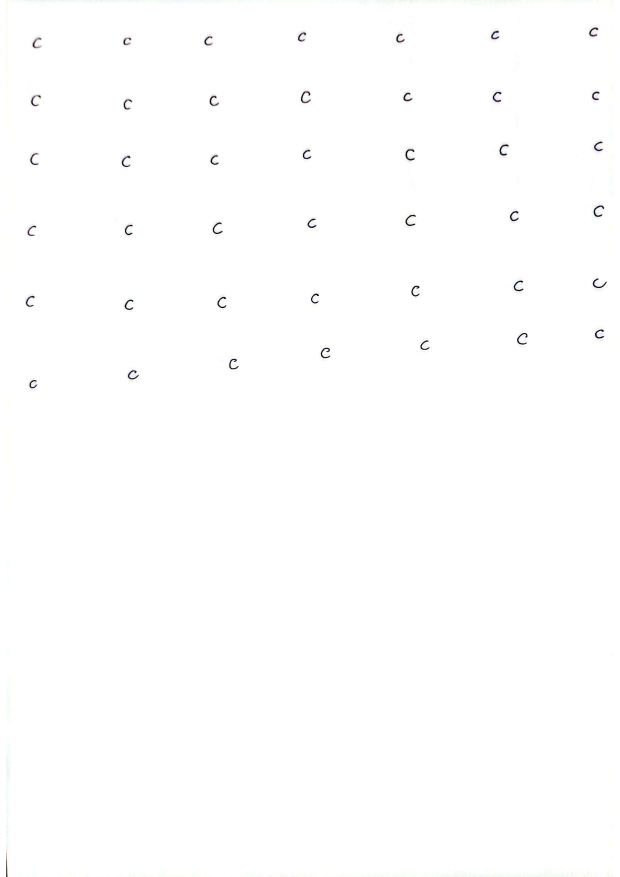
#> input picture HTR-pipeline/data/dataset/c.png, 2479 x 3508 px (shown at 1/4 size)
$ python -i segmentation.py   (imports and definitions only)
#> lines starting #> are read from the running program, lines starting #| are printed output that depends on the picture; after the words box and inside, x2 and y2 are one past the last pixel; in counts of white or black regions, pixels touching at a corner belong together
#> in build_alphabet_dataset, img is the input picture: shape (3508, 2479, 3); mean B, G, R 254.3, 254.4, 254.3
import cv2
import os
import numpy as np
import string

IMG_SIZE = 32

def preprocess(img):
    gray = cv2.cvtColor(img, cv2.COLOR_BGR2GRAY)
    blur = cv2.GaussianBlur(gray, (3,3), 0)
    _, bin_img = cv2.threshold(blur, 0, 255, cv2.THRESH_BINARY_INV + cv2.THRESH_OTSU)
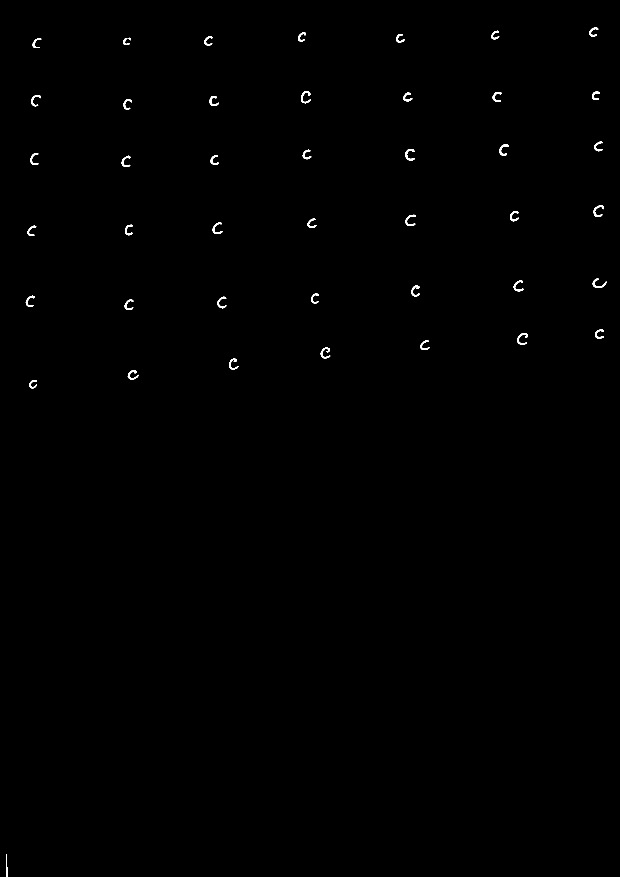
#> bin_img: shape (3508, 2479) (shown at 1/4 size); 0.23% white; 44 white regions, largest, box (x1, y1, x2, y2) and area: (1204, 365, 1243, 413) 616, (2374, 822, 2416, 868) 591, (2068, 1332, 2110, 1378) 590
    return bin_img

def resize_and_pad(img):
    if img is None or img.size == 0:
        return None
    h, w = img.shape
    scale = IMG_SIZE / max(h, w)
    new_w, new_h = max(int(w*scale), 1), max(int(h*scale), 1)
    img_resized = cv2.resize(img, (new_w, new_h))
    canvas = np.zeros((IMG_SIZE, IMG_SIZE), dtype=np.uint8)
    y = (IMG_SIZE - new_h) // 2
    x = (IMG_SIZE - new_w) // 2
    canvas[y:y+new_h, x:x+new_w] = img_resized
    return canvas

def split_lines_dynamically(bin_img, min_height=20):
#> called with min_height = 20
    proj = np.sum(bin_img, axis=1)
#> proj = 3508 values, max 26010 at index 401, min 0 at index 0, mean 1478
    lines = []
    in_line = False
    start = 0
    threshold = 10

    for y, val in enumerate(proj):
        if val > threshold and not in_line:
            in_line = True
            start = y
        elif val <= threshold and in_line:
            in_line = False
            end = y
            if (end - start) > min_height:
                lines.append(bin_img[start:end, :])
#> this loop made 3508 passes
#> in_line on passes 111, 193, 366, 439, 567, 669, 823, 945, 1115, 1241, 1319, 1434: True, False, True, False, True, False, True, False, True, False, True, False
#> after the loop, end = 1553; in_line = True; lines = 9 items; start = 3416
    if in_line:
        lines.append(bin_img[start:, :])
    return lines

def extract_chars_from_two_lines(line1, line2, letter=None, min_area=20):
    combined = np.vstack([line1, line2])
    contours, _ = cv2.findContours(combined, cv2.RETR_EXTERNAL, cv2.CHAIN_APPROX_SIMPLE)

    # 1. Get initial bounding boxes
    rects = []
    for cnt in contours:
        x, y, w, h = cv2.boundingRect(cnt)
        if w*h < min_area:
            continue
        rects.append([x, y, w, h])

    if not rects:
        return []

    # 2. Merge overlapping components (for i and j with dots)
    rects = sorted(rects, key=lambda r: r[0])
    merged_rects = []
    used = set()

    for i in range(len(rects)):
        if i in used: continue
        curr_x, curr_y, curr_w, curr_h = rects[i]

        for j in range(len(rects)):
            if i == j or j in used: continue
            next_x, next_y, next_w, next_h = rects[j]

            # If they overlap horizontally, they are part of the same letter (like the dots of i and j)
            x_overlap = not (next_x > curr_x + curr_w + 2 or curr_x > next_x + next_w + 2)

            if x_overlap:
                # Expand current box to cover the new piece
                new_x = min(curr_x, next_x)
                new_y = min(curr_y, next_y)
                new_w = max(curr_x + curr_w, next_x + next_w) - new_x
                new_h = max(curr_y + curr_h, next_y + next_h) - new_y

                curr_x, curr_y, curr_w, curr_h = new_x, new_y, new_w, new_h
                used.add(j)

        merged_rects.append([curr_x, curr_y, curr_w, curr_h])
        used.add(i)

    # 3. Final extraction and padding
    merged_rects = sorted(merged_rects, key=lambda r: r[0])
    final_chars = []
    for x, y, w, h in merged_rects:
        char_img = combined[y:y+h, x:x+w]
        padded = resize_and_pad(char_img)
        if padded is not None:
            final_chars.append(padded)

    return final_chars

def build_alphabet_dataset(alphabet_img_path, out_dir):
    img = cv2.imread(alphabet_img_path)
    if img is None:
        raise FileNotFoundError(f"Cannot read image: {alphabet_img_path}")
    bin_img = preprocess(img)

    # Dynamically find lines
    lines = split_lines_dynamically(bin_img)
#> lines = 10 items

    alphabet = list(string.ascii_lowercase)
    os.makedirs(out_dir, exist_ok=True)

    for i, letter in enumerate(alphabet):
        if (2*i + 1) >= len(lines):
            print(f"Finished at letter {letter} (out of lines)")
            break

        line1 = lines[2*i]
        line2 = lines[2*i+1]

        chars = extract_chars_from_two_lines(line1, line2, letter=letter)

        if len(chars) == 0:
            print(f"Warning: no chars found for {letter}")
            continue

        letter_dir = os.path.join(out_dir, letter)
        os.makedirs(letter_dir, exist_ok=True)
        for idx, c in enumerate(chars):
            cv2.imwrite(os.path.join(letter_dir, f"{letter}_{idx:03d}.png"), c)
#> this loop made 6 passes
#> pass 1, in extract_chars_from_two_lines, `combined = np.vstack([line1, line2])`:
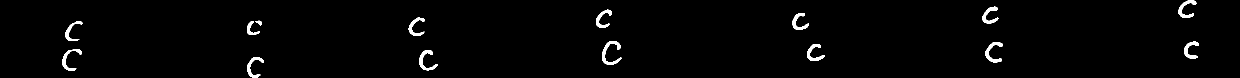
#> combined: shape (155, 2479) (shown at 1/2 size); 1.6% white; 15 white regions, largest, box (x1, y1, x2, y2) and area: (1204, 82, 1243, 130) 616, (1971, 85, 2006, 125) 514, (839, 101, 875, 141) 490
#> pass 1, in build_alphabet_dataset, `cv2.imwrite(os.path.join(letter_dir, f"{letter}_{idx:03d}.png"), c)`:
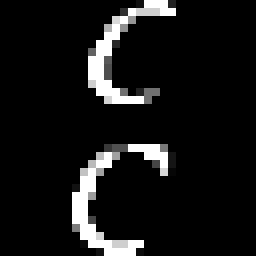
#> saved as a_000.png: shape (32, 32) (shown 8 times larger); min 0, max 255, mean 21.6
#> pass 1, in build_alphabet_dataset, `cv2.imwrite(os.path.join(letter_dir, f"{letter}_{idx:03d}.png"), c)`:
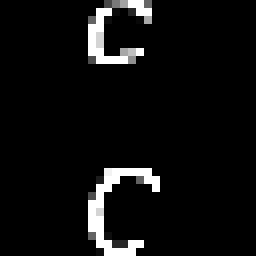
#> saved as a_001.png: shape (32, 32) (shown 8 times larger); min 0, max 255, mean 14.3
#> pass 1, in build_alphabet_dataset, `cv2.imwrite(os.path.join(letter_dir, f"{letter}_{idx:03d}.png"), c)`:
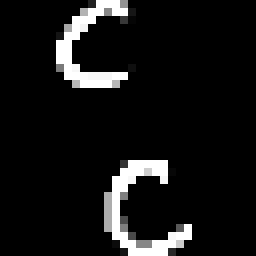
#> saved as a_002.png: shape (32, 32) (shown 8 times larger); min 0, max 255, mean 21


>>> result = build_alphabet_dataset('../data/dataset/c.png', 'out.png')

$ run again, on HTR-pipeline/data/dataset/o.png
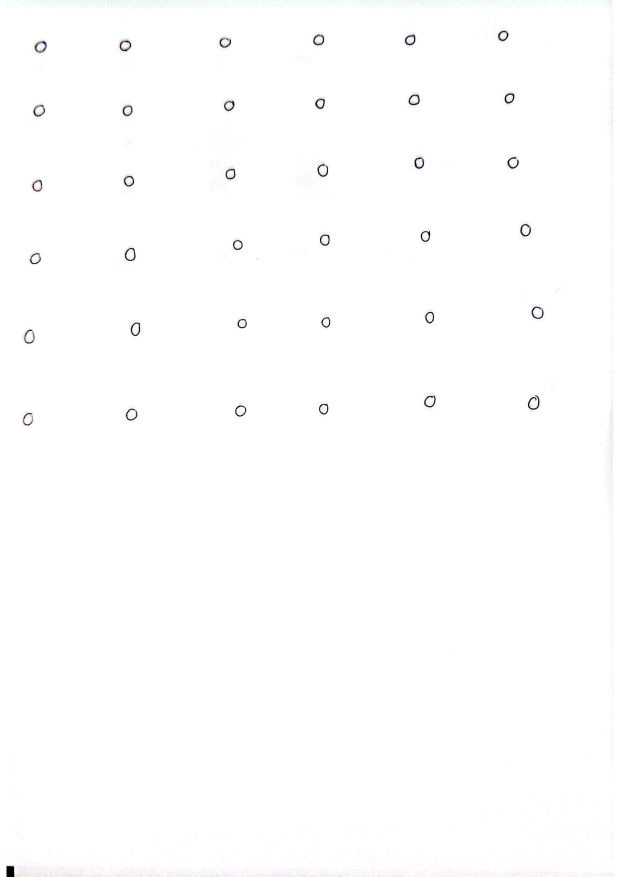
#> input picture HTR-pipeline/data/dataset/o.png, 2479 x 3508 px (shown at 1/4 size)
#> in build_alphabet_dataset, img is the input picture: shape (3508, 2479, 3); mean B, G, R 254.1, 254.1, 254.1
#> in preprocess, `_, bin_img = cv2.threshold(blur, 0, 255, cv2.THRESH_BINARY_INV + cv2.T..`:
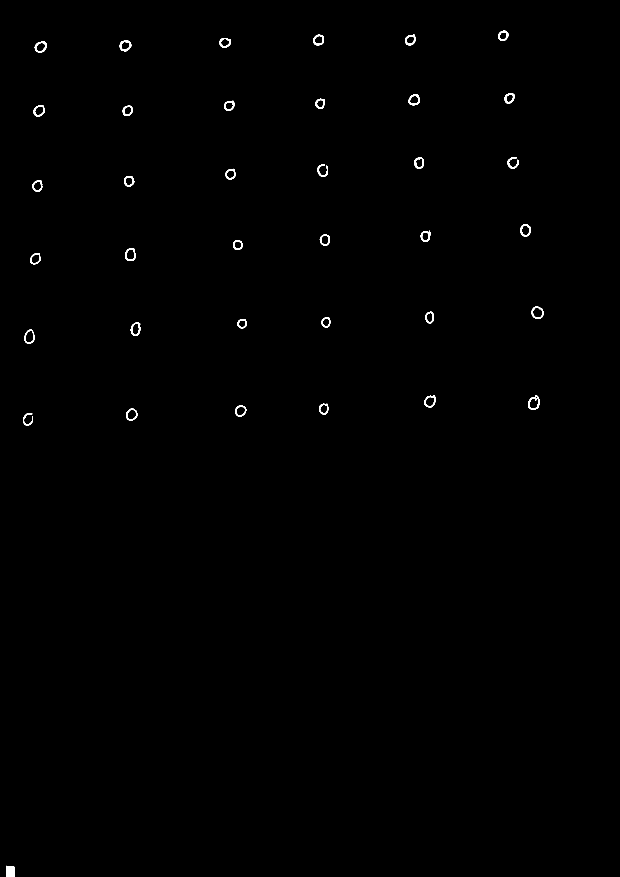
#> bin_img: shape (3508, 2479) (shown at 1/4 size); 0.28% white; 37 white regions, largest, box (x1, y1, x2, y2) and area: (26, 3463, 58, 3508) 1363, (2112, 1582, 2158, 1639) 830, (139, 164, 187, 211) 785
#> proj = 3508 values, max 27540 at index 175, min 0 at index 0, mean 1785.6
#> the loop in split_lines_dynamically, `for y, val in enumerate(proj):` made 3508 passes
#> in_line on passes 124, 212, 374, 467, 629, 767, 897, 1058: True, False, True, False, True, False, True, False
#> after the loop in split_lines_dynamically, `for y, val in enumerate(proj):`: end = 1702; in_line = True; lines = 6 items; start = 3463
#> in build_alphabet_dataset, `lines = split_lines_dynamically(bin_img)`: lines = 7 items
#> after the loop in build_alphabet_dataset, `for i, letter in enumerate(alphabet):`:
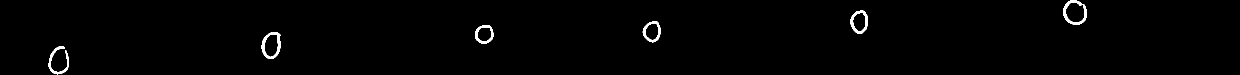
#> line1: shape (149, 2479) (shown at 1/2 size); 0.97% white; 6 white regions, box (x1, y1, x2, y2) and area: (523, 64, 561, 118) 691, (2127, 0, 2174, 49) 690, (97, 92, 138, 149) 603, (1701, 21, 1736, 68) 585, (1285, 43, 1321, 85) 516, (950, 50, 987, 87) 503
